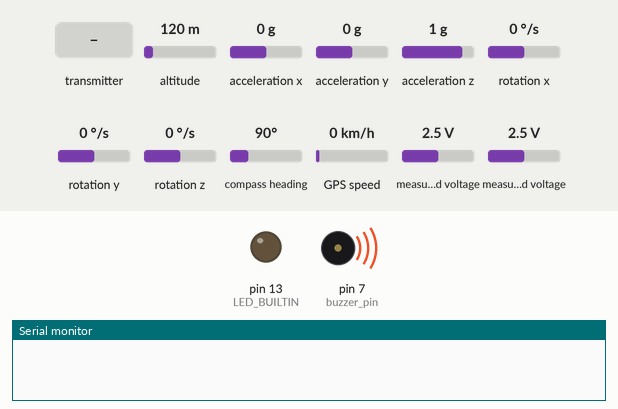
This sketch was run on a simulated Arduino Uno, built with avr-gcc and run on an emulated ATmega328P. On the bench: output pins drawn as LEDs (lit = HIGH), buzzer (waves = sounding), the last lines printed to the serial monitor. Wiring (inferred from the names in the program): MPU-6050 motion sensor at I2C address 0x68. Inputs (shaded band) come from the test bench; at power-on: acceleration x 0 g, acceleration y 0 g, altitude 120 m, acceleration z 1 g, rotation x 0 °/s, rotation y 0 °/s, rotation z 0 °/s, compass heading 90°, GPS speed 0 km/h, measured voltage 2.5 V. The GPS gets a fix after 3 s at 37.7749, -122.4194 with 8 satellites; no radio packets arrive unless stated.

Above: at 3.2 s.
At 6.5 s:
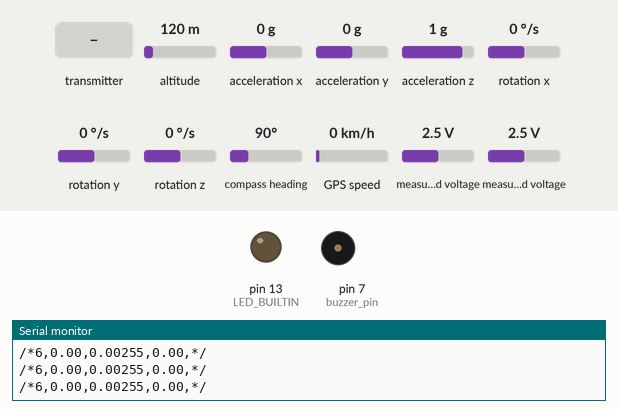
6.6 s: the transmitter starts sending gs_command = 0
28.6 s: acceleration x set to -1.4 g
50.6 s: acceleration y set to -1.4 g
Timing chart, 0 to 53.6 s (numbered marks = the images above; inputs shaded):
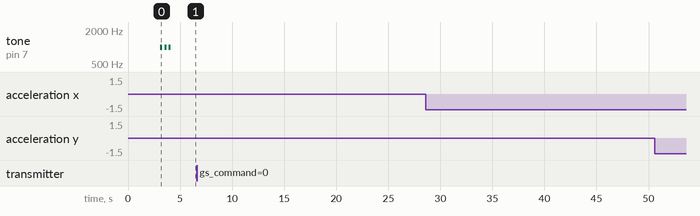

The sketch:

Telemetry.ino
```cpp
#include <MPU6050_tockn.h>
#include <Wire.h>
#include <SPI.h>
#include <nRF24L01.h>
#include <RF24.h>
#include <TinyGPS++.h>
#include <Adafruit_ADS1X15.h>

// For Current Measurement
Adafruit_ADS1115 ads;

// Create a TinyGPS++ object
TinyGPSPlus gps;

MPU6050 mpu6050(Wire, 0.02, 0.98); // Complementary filter coeffs [0.02 ACC, 0.98 GYRO]

const uint64_t GS_nrf_address = 0xF0F0F0F0D2LL; // Ground Station NRF Address

//Buzzer Pin
const byte buzzer_pin = 7;


RF24 radio(6, 9); // CE , CSN pins


// ----------- Structs --------------------

/*
  GPS status:
    -1  -  init status
    0   -  no signal
    1   -  signal
    2   -  timed out

*/
struct TelemetryData {
    unsigned long c_time; //current time in millis()

    float angle_x;
    float angle_y;

    //GPS
    byte gps_status = -1;
    float lat = 0; // latitude
    float lng = 0; // longitude
    float altitude;
    // float speedGps; //[m/s]
    // float courseAngle; //[deg]

};
TelemetryData telemetry;

/*
    Struct to store Ground Station Data
    gs_command = 1 : arm motors
    gs_command = 2 : disarm motors
    gs_command = 0 : neutral - do nothing
*/
struct GroundStationData {
    int gs_command; //Number sent from ground to choose action

    float K_P_x, K_I_x, K_D_x;
    float K_P_y, K_I_y, K_D_y;
};
GroundStationData gs_data;


// ---------------  Variables Needed ------------------

float c_time; //current time
float prev_time, elapsed_time;
unsigned long lastRecvTime = 0;
unsigned long lastGpsAquiredTime = 0;

float c_angle_x, c_angle_y; //current angle (most recent measurement)

double volts_shunt = 0;
double current = 0;
byte ads_exists = 1;


void setup(){

    //Setting pinModes
    pinMode(LED_BUILTIN, OUTPUT);


    // --------- Initialization ----------
    //Serial for GPS
    Serial.begin(9600);

    //Radio for nrf24
    radio.begin();
    radio.setAutoAck(false);
    radio.setDataRate(RF24_250KBPS); // Both endpoints must have this set the same
    radio.openWritingPipe(GS_nrf_address);
    radio.openReadingPipe(1, GS_nrf_address);
    radio.startListening(); //Set module as receiver

    //I2C for mpu6050
    Wire.begin();
    mpu6050.begin();
    //Configuring DLPF (Digital Low Pass Filter)
    Wire.beginTransmission(0b1101000); //Choosing 4th filter available (Sec. 4.6 Register 26)
    Wire.write(0x1A);
    Wire.write(0b00000100);
    Wire.endTransmission(); delay(100);
    //Calculating gyro offsets
    mpu6050.calcGyroOffsets(true);

    //ADS Init
    ads.setGain(GAIN_SIXTEEN);  // 16x gain  +/- 0.256V  1 bit = 0.125mV  0.0078125mV
    if (!ads.begin()) {
        Serial.println("Failed to initialize ADS.");
        ads_exists = 0;
    }


    //Start counting time in milliseconds
    c_time = millis();

    //Buzzer beep
    starting_beep(3, 200, 200, 1000);
    delay(1000);
}


void loop(){

    //Keeping track of time
    prev_time = c_time;
    c_time = millis();
    elapsed_time = (c_time - prev_time) / 1000; //time passed in [sec]


    //Reading sensor angle
    mpu6050.update();
    getAnglesFiltered(&c_angle_x, &c_angle_y);


    //Reading GPS
    if (Serial.available() > 0){
        if (gps.encode(Serial.read())){
            parseGPSdata();
            lastGpsAquiredTime = millis();
        }
    }
    // If 5 seconds pass and there are no characters coming in
    // over the serial port, show a "No GPS detected" error
    if (millis() - lastGpsAquiredTime > 5000 && gps.charsProcessed() < 10){
        //Tell them "No GPS detected"
        telemetry.gps_status = 2;
    }


    //Reading CURRENT
    if (ads_exists == 1){
      volts_shunt = ads.computeVolts(ads.readADC_Differential_0_1());
      current = volts_shunt * 50/0.075;  // I = V / R_shunt
    }


    //Receiving data from Transmitter and Ground Station
    recvData();
    //Sending Telemetry data to ground
    sendTelemetryData();


    //Serial Monitor Data Output
    serialPrintData(); //Disconnect GPS before uncommenting


}


//---------- ASSISTING FUNCTIONS -------------

/*
    MOVING AVERAGE FILTER
    Just measures some angles and returns the average.
    For eg, if count = 3:

                 angle[t] +  angle[t+1]  +  angle[t+2]
        result = -------------------------------------
                                 3

    It can be done with as many angle measurements as we want.
    There is a delay of 5 mSec in between (randomly choosen small value)

*/
void getAnglesFiltered(float *angle_x, float *angle_y){

    int count = 3;
    float result_angle_x = 0;
    float result_angle_y = 0;

    for (int i = 0; i < count; ++i)
    {
        mpu6050.update();
        result_angle_x += mpu6050.getAngleX();
        result_angle_y += mpu6050.getAngleY();

        delay(10);
    }

    *(angle_x) = result_angle_x / count;
    *(angle_y) = result_angle_y / count;

}

/*
    Data Export for Serial Studio
*/
void serialPrintData(){

    Serial.print("/*");
    Serial.print(millis()/1000); //number of [sec] since system started
    Serial.print(",");
    Serial.print(c_angle_x);
    Serial.print(",");
    Serial.print(c_angle_y);
    // Serial.print(",");
    // Serial.print(millis() - lastRecvTime < 100?1:0);
    // Serial.print(",");
    // Serial.print(1000 / elapsed_time); //Loop Frequency [Hz]
    // Serial.print(",");
    Serial.print(telemetry.gps_status);
    Serial.print(",");
    Serial.print(telemetry.lat);
    Serial.print(",");
    // Serial.print(telemetry.lng);
    // Serial.print(",");
    // Serial.print(telemetry.altitude);
    // Serial.print(",");
    Serial.println("*/");
}


//If there are available data received then read them
void recvData(){

    if (radio.available()){
        // Read Commands from Ground Station
        radio.read(&gs_data, sizeof(gs_data));
        processGroundStationInput();
        lastRecvTime = millis();

    }
    else if (millis() - lastRecvTime > 1000){
        //Connection lost?
    }

}


/*  Blink builtin led
    eg. blinkLED(5, 100, 100); //blink 5 times, 100mSec on, 100mSec off
*/
void blinkLED(int blinkTimes, int on_mSecs, int off_mSecs){
    for (int i = 0; i < blinkTimes; i++){
        digitalWrite(LED_BUILTIN, HIGH);
        delay(on_mSecs);
        digitalWrite(LED_BUILTIN, LOW);
        delay(off_mSecs);
    }
}


/* Transmitter beeps
   eg. starting_beep(3, 200, 300, 1000)
      => beeps with the buzzer for 3 times, 200 ms ON, 300 ms OFF, at 1000 Hz
*/
void starting_beep(int beepTimes, int on_time, int off_time, int tone_freq){
  for (int i = 0; i < beepTimes; ++i){
    tone(buzzer_pin, tone_freq);
    delay(on_time);
    noTone(buzzer_pin);
    delay(off_time);
  }
}

// Function to interprete the commands sent from Ground Station
void processGroundStationInput(){
    if (gs_data.gs_command == 1) {
        // motorsArmed = true;
    }
    else if (gs_data.gs_command == 2){
        // motorsArmed = false;
    }
}

// Stops listening and sends telemetry data back toac Ground Station
void sendTelemetryData(){

    telemetry.c_time = millis();
    telemetry.angle_x = c_angle_x;
    telemetry.angle_y = c_angle_y;
    // telemetry.throttle = data.throttle;
    // telemetry.yaw = data.yaw;
    // telemetry.pitch = data.pitch;
    // telemetry.roll = data.roll;

    radio.stopListening();
    radio.write(&telemetry, sizeof(telemetry));
    radio.startListening();
}


// Save received gps data to my variables
void parseGPSdata(){
    if (gps.location.isValid()){
        telemetry.gps_status = 1;
        telemetry.lat = gps.location.lat();
        telemetry.lng = gps.location.lng();
        telemetry.altitude = gps.altitude.meters();
    } else {
        telemetry.gps_status = 0;
    }
    // if (gps.speed.isUpdated()){
    //     telemetry.speedGps = gps.speed.mps();
    //     telemetry.courseAngle = gps.course.deg();
    // }
}
```
